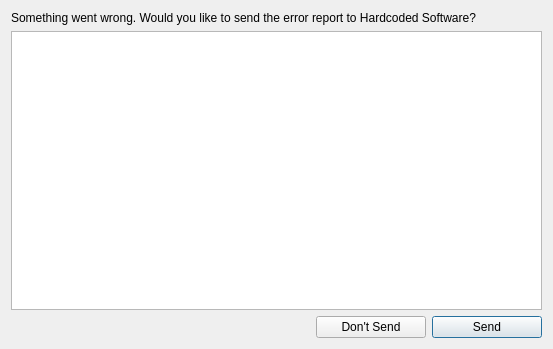
<?xml version="1.0" encoding="UTF-8"?>
<ui version="4.0">
 <class>ErrorReportDialog</class>
 <widget class="QDialog" name="ErrorReportDialog">
  <property name="geometry">
   <rect>
    <x>0</x>
    <y>0</y>
    <width>553</width>
    <height>349</height>
   </rect>
  </property>
  <property name="windowTitle">
   <string>Error Report</string>
  </property>
  <layout class="QVBoxLayout" name="verticalLayout">
   <item>
    <widget class="QLabel" name="label">
     <property name="text">
      <string>Something went wrong. Would you like to send the error report to Hardcoded Software?</string>
     </property>
     <property name="wordWrap">
      <bool>true</bool>
     </property>
    </widget>
   </item>
   <item>
    <widget class="QPlainTextEdit" name="errorTextEdit">
     <property name="readOnly">
      <bool>true</bool>
     </property>
    </widget>
   </item>
   <item>
    <layout class="QHBoxLayout" name="horizontalLayout">
     <item>
      <spacer name="horizontalSpacer">
       <property name="orientation">
        <enum>Qt::Horizontal</enum>
       </property>
       <property name="sizeHint" stdset="0">
        <size>
         <width>40</width>
         <height>20</height>
        </size>
       </property>
      </spacer>
     </item>
     <item>
      <widget class="QPushButton" name="dontSendButton">
       <property name="minimumSize">
        <size>
         <width>110</width>
         <height>0</height>
        </size>
       </property>
       <property name="text">
        <string>Don't Send</string>
       </property>
      </widget>
     </item>
     <item>
      <widget class="QPushButton" name="sendButton">
       <property name="minimumSize">
        <size>
         <width>110</width>
         <height>0</height>
        </size>
       </property>
       <property name="text">
        <string>Send</string>
       </property>
       <property name="default">
        <bool>true</bool>
       </property>
      </widget>
     </item>
    </layout>
   </item>
  </layout>
 </widget>
 <resources/>
 <connections>
  <connection>
   <sender>sendButton</sender>
   <signal>clicked()</signal>
   <receiver>ErrorReportDialog</receiver>
   <slot>accept()</slot>
   <hints>
    <hint type="sourcelabel">
     <x>485</x>
     <y>320</y>
    </hint>
    <hint type="destinationlabel">
     <x>276</x>
     <y>174</y>
    </hint>
   </hints>
  </connection>
  <connection>
   <sender>dontSendButton</sender>
   <signal>clicked()</signal>
   <receiver>ErrorReportDialog</receiver>
   <slot>reject()</slot>
   <hints>
    <hint type="sourcelabel">
     <x>373</x>
     <y>320</y>
    </hint>
    <hint type="destinationlabel">
     <x>276</x>
     <y>174</y>
    </hint>
   </hints>
  </connection>
 </connections>
</ui>
